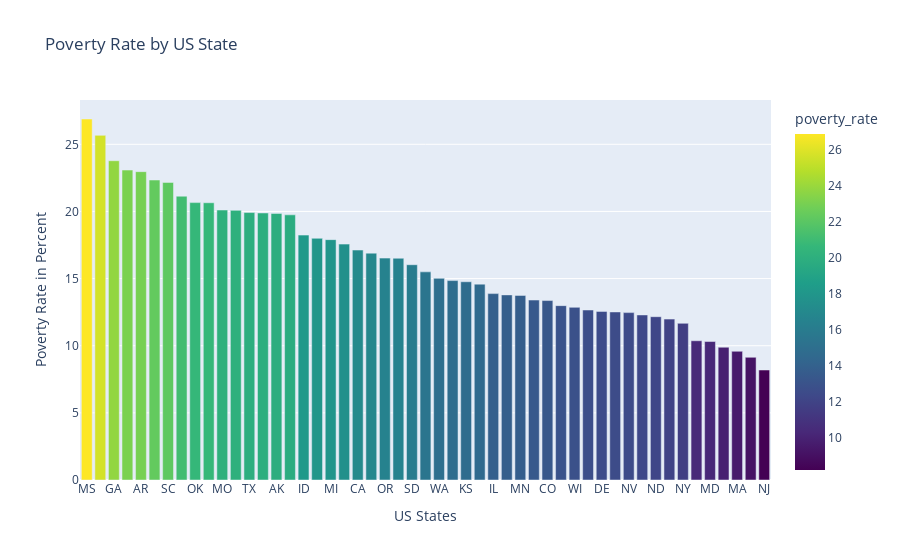

The notebook cell this image was saved under:
### Markdown cell above
Relationship between Poverty Rates and High School Graduation Rates

### Code cell
# Poverty Rate by US State
df_pct_poverty["poverty_rate"] = pd.to_numeric(df_pct_poverty["poverty_rate"], errors="coerce")
df_pct_poverty["poverty_rate"].isnull().sum() 
no_nan_poverty = df_pct_poverty.dropna()
grouped_df = no_nan_poverty.groupby("Geographic Area", as_index=False).agg({"poverty_rate": pd.Series.mean})
grouped_po = grouped_df.sort_values(by="poverty_rate", ascending=False)

fig_poverty = px.bar(grouped_po, 
             x="Geographic Area",
             y="poverty_rate",
             color="poverty_rate",
             color_continuous_scale=px.colors.sequential.Viridis,
             title = "Poverty Rate by US State")
fig_poverty.update_layout(xaxis_title="US States",
                 yaxis_title = "Poverty Rate in Percent")
fig_poverty.show()

### Figure 1 — Plotly figure (JSON) as saved in the notebook; plotly's stock layout.template omitted (floating-point values rounded to 4 significant figures)
{"data": [{"alignmentgroup": "True", "hovertemplate": "Geographic Area=%{x}<br>poverty_rate=%{marker.color}<extra></extra>", "legendgroup": "", "marker": {"color": [26.88, 25.67, 23.78, 23.08, 22.96, 22.34, 22.16, 21.13, 20.66, 20.65, 20.11, 20.08, 19.92, 19.89, 19.85, 19.75, 18.24, 18, 17.9, 17.57, 17.12, 16.89, 16.52, 16.51, 16.03, 15.5, 15.02, 14.85, 14.76, 14.59, 13.88, 13.79, 13.75, 13.4, 13.36, 12.98, 12.86, 12.66, 12.56, 12.52, 12.47, 12.29, 12.16, 11.98, 11.67, 10.37, 10.31, 9.888, 9.585, 9.138, 8.191], "coloraxis": "coloraxis", "pattern": {"shape": ""}}, "name": "", "offsetgroup": "", "orientation": "v", "showlegend": false, "textposition": "auto", "type": "bar", "x": ["MS", "AZ", "GA", "NM", "AR", "LA", "SC", "WV", "OK", "AL", "MO", "KY", "TX", "TN", "AK", "NC", "ID", "DC", "MI", "FL", "CA", "ME", "OR", "MT", "SD", "IN", "WA", "OH", "KS", "VA", "IL", "VT", "MN", "HI", "CO", "NE", "WI", "NH", "DE", "PA", "NV", "IA", "ND", "UT", "NY", "RI", "MD", "WY", "MA", "CT", "NJ"], "xaxis": "x", "y": [26.88, 25.67, 23.78, 23.08, 22.96, 22.34, 22.16, 21.13, 20.66, 20.65, 20.11, 20.08, 19.92, 19.89, 19.85, 19.75, 18.24, 18, 17.9, 17.57, 17.12, 16.89, 16.52, 16.51, 16.03, 15.5, 15.02, 14.85, 14.76, 14.59, 13.88, 13.79, 13.75, 13.4, 13.36, 12.98, 12.86, 12.66, 12.56, 12.52, 12.47, 12.29, 12.16, 11.98, 11.67, 10.37, 10.31, 9.888, 9.585, 9.138, 8.191], "yaxis": "y"}], "layout": {"barmode": "relative", "coloraxis": {"colorbar": {"title": {"text": "poverty_rate"}}, "colorscale": [[0, "#440154"], [0.1111, "#482878"], [0.2222, "#3e4989"], [0.3333, "#31688e"], [0.4444, "#26828e"], [0.5556, "#1f9e89"], [0.6667, "#35b779"], [0.7778, "#6ece58"], [0.8889, "#b5de2b"], [1, "#fde725"]]}, "legend": {"tracegroupgap": 0}, "title": {"text": "Poverty Rate by US State"}, "xaxis": {"anchor": "y", "domain": [0, 1], "title": {"text": "US States"}}, "yaxis": {"anchor": "x", "domain": [0, 1], "title": {"text": "Poverty Rate in Percent"}}}}
